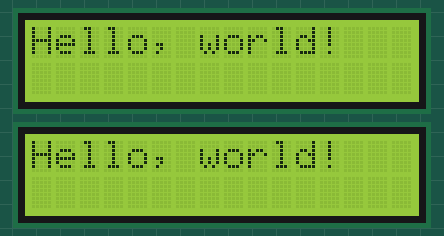
The sketch below on a simulated Arduino Uno, built with avr-gcc and run on an emulated ATmega328P. Parts: 2 × 16×2 character LCD.

Above: at 0.2 s.
At 2.2 s:
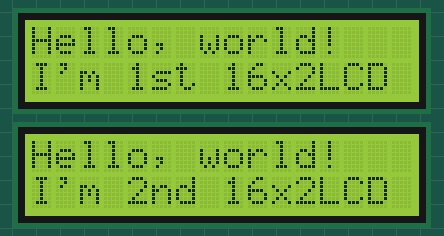

The sketch:

README.ino
```cpp
#include <Wire.h>  // Comes with Arduino IDE
#include <LiquidCrystal_I2C.h>

LiquidCrystal_I2C lcd1(0x27, 2, 1, 0, 4, 5, 6, 7, 3, POSITIVE);
// Specify the 1st I2C chip address used for 1st LCD & its connection pins
// (addr, en,rw,rs,d4,d5,d6,d7,bl,blpol);

LiquidCrystal_I2C lcd2(0x26, 2, 1, 0, 4, 5, 6, 7, 3, POSITIVE);
// Specify the 2nd I2C chip address used for 2nd LCD & its connection pins
// (addr, en,rw,rs,d4,d5,d6,d7,bl,blpol);


void setup()
{
  Serial.begin(9600);

  lcd1.begin(16,2);   // initialize the 1st lcd for 16 chars 2 lines, turn on backlight
  lcd2.begin(16,2);   // initialize the 2nd lcd for 16 chars 2 lines, turn on backlight

//-------- Write characters on the 1st & 2nd displays ------------------
 // NOTE: Cursor Position: (CHAR, LINE) start at 0
  lcd1.setCursor(0,0);
  lcd1.print("Hello, world!");
  lcd2.setCursor(0,0);
  lcd2.print("Hello, world!");
  delay(2000);
  lcd1.setCursor(0,1);
  lcd1.print("I'm 1st 16x2LCD");
  lcd2.setCursor(0,1);
  lcd2.print("I'm 2nd 16x2LCD");
}


void loop()
{
 }
```
